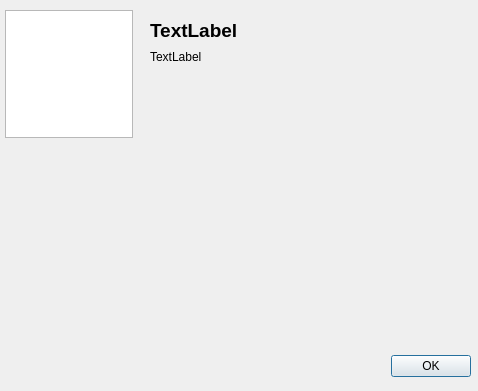
<?xml version="1.0" encoding="UTF-8"?>
<ui version="4.0">
 <class>aboutDialog</class>
 <widget class="QDialog" name="aboutDialog">
  <property name="geometry">
   <rect>
    <x>0</x>
    <y>0</y>
    <width>478</width>
    <height>391</height>
   </rect>
  </property>
  <property name="windowTitle">
   <string>About</string>
  </property>
  <widget class="QDialogButtonBox" name="buttonBox">
   <property name="geometry">
    <rect>
     <x>130</x>
     <y>350</y>
     <width>341</width>
     <height>32</height>
    </rect>
   </property>
   <property name="orientation">
    <enum>Qt::Horizontal</enum>
   </property>
   <property name="standardButtons">
    <set>QDialogButtonBox::Ok</set>
   </property>
  </widget>
  <widget class="QGraphicsView" name="graphicsView">
   <property name="geometry">
    <rect>
     <x>5</x>
     <y>10</y>
     <width>128</width>
     <height>128</height>
    </rect>
   </property>
   <property name="verticalScrollBarPolicy">
    <enum>Qt::ScrollBarAlwaysOff</enum>
   </property>
   <property name="horizontalScrollBarPolicy">
    <enum>Qt::ScrollBarAlwaysOff</enum>
   </property>
   <property name="backgroundBrush">
    <brush brushstyle="NoBrush">
     <color alpha="0">
      <red>0</red>
      <green>0</green>
      <blue>0</blue>
     </color>
    </brush>
   </property>
  </widget>
  <widget class="QLabel" name="label">
   <property name="geometry">
    <rect>
     <x>150</x>
     <y>15</y>
     <width>321</width>
     <height>31</height>
    </rect>
   </property>
   <property name="font">
    <font>
     <pointsize>14</pointsize>
     <weight>75</weight>
     <bold>true</bold>
    </font>
   </property>
   <property name="text">
    <string notr="true">TextLabel</string>
   </property>
   <property name="textInteractionFlags">
    <set>Qt::NoTextInteraction</set>
   </property>
  </widget>
  <widget class="QLabel" name="label_2">
   <property name="geometry">
    <rect>
     <x>150</x>
     <y>50</y>
     <width>311</width>
     <height>286</height>
    </rect>
   </property>
   <property name="text">
    <string notr="true">TextLabel</string>
   </property>
   <property name="scaledContents">
    <bool>true</bool>
   </property>
   <property name="alignment">
    <set>Qt::AlignLeading|Qt::AlignLeft|Qt::AlignTop</set>
   </property>
   <property name="wordWrap">
    <bool>true</bool>
   </property>
   <property name="openExternalLinks">
    <bool>true</bool>
   </property>
   <property name="textInteractionFlags">
    <set>Qt::LinksAccessibleByKeyboard|Qt::LinksAccessibleByMouse|Qt::TextBrowserInteraction|Qt::TextSelectableByKeyboard|Qt::TextSelectableByMouse</set>
   </property>
  </widget>
 </widget>
 <resources/>
 <connections>
  <connection>
   <sender>buttonBox</sender>
   <signal>accepted()</signal>
   <receiver>aboutDialog</receiver>
   <slot>accept()</slot>
   <hints>
    <hint type="sourcelabel">
     <x>248</x>
     <y>254</y>
    </hint>
    <hint type="destinationlabel">
     <x>157</x>
     <y>274</y>
    </hint>
   </hints>
  </connection>
  <connection>
   <sender>buttonBox</sender>
   <signal>rejected()</signal>
   <receiver>aboutDialog</receiver>
   <slot>reject()</slot>
   <hints>
    <hint type="sourcelabel">
     <x>316</x>
     <y>260</y>
    </hint>
    <hint type="destinationlabel">
     <x>286</x>
     <y>274</y>
    </hint>
   </hints>
  </connection>
 </connections>
</ui>
